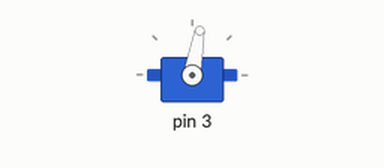
Recording of a sketch running on a simulated Arduino Uno, built with avr-gcc and run on an emulated ATmega328P. Parts: servo. Random numbers use the default seed unless the sketch sets one.

Above: at 0.1 s.
At 30.1 s:
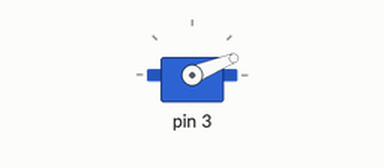
At 65.1 s:
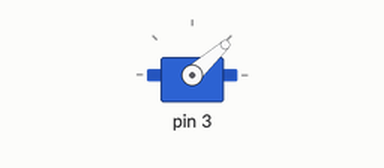
At 125.1 s:
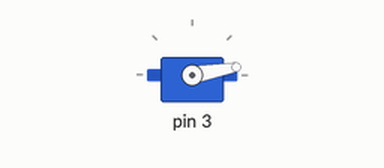
Timing chart, 0 to 126.6 s (numbered marks = the images above):
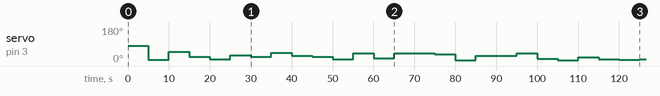

The sketch:

RadMotor.ino
```cpp
#include <Servo.h>

class radMotor {
    private:
    Servo radServo;
    int pin = 13;
    int angle = 80;
    unsigned long oldtime = 0;
    int randomSpeed = 80;
    bool isOn = false;

    public:
    radMotor(){}


      void begin( int _pin, int _angle) {
        pin = _pin;
        pinMode(pin, OUTPUT);
        radServo.attach(pin);
        angle = _angle;
        oldtime = millis();

      }

    void close() {
      radServo.write(90);
      isOn = false;
    }

    void open() {
      if ( ( millis() - oldtime) > 5000) {
        oldtime = millis();

        randomSpeed = random(0, 50);
      }

      radServo.write(randomSpeed);
      isOn = true;
    }

    bool getOn() {
      return isOn;
    }
};
```

IRsensor.ino
```cpp
class IRsensor {
  private:
  int pin;
  bool wasOnderbroken;
  unsigned long laatstOnderbroken = 0;
  const int DEBOUNCE_TIME = 10;

  bool wordtOnderbroken() {
      return (wasOnderbroken == false && isOnderbroken() == true);
    }

    public:
    IRsensor(int _pin) {
      pinMode(_pin, INPUT_PULLUP);
      pin = _pin;
      wasOnderbroken = false;
    }

      bool isOnderbroken() {
      return !digitalRead(pin);
    }

    void update() {
      Serial.println(digitalRead(pin));
      wasOnderbroken = isOnderbroken();
    }
};
```

Led.ino
```cpp
class Led {
  private:
    int pin = 9;
    int ledStatus = LOW;
    bool isAan = false;

  public:
    Led(int _pin) {
      pin = _pin;
      pinMode(pin, OUTPUT);
      on();
      off();
    }
    void on() {
      digitalWrite(pin, HIGH);
    }
    void off() {
      digitalWrite(pin, LOW);
    }
};
```

SensorPoort.ino
```cpp
#include <Servo.h>

class SensorPoort {
   private:
    Servo sensorServo;
    int pin = 4;
    int gradenOpen = 90;
    int gradenDicht = 0;
    bool isOpen = false;

    public:
    SensorPoort(){}

      void begin ( int _pin, int _gradenOpen, int _gradenDicht) {
        pin = _pin;
        pinMode(pin, OUTPUT);
        sensorServo.attach(pin);
        gradenOpen = _gradenOpen;
        gradenDicht = _gradenDicht;
        sluit();
      }

    void sluit() {
      sensorServo.write(gradenDicht);
      isOpen = false;
    }

    void open() {
      sensorServo.write(gradenOpen);
      isOpen = true;
    }

    bool getOpen() {
      return isOpen;
    }
};
```

_main.ino
```cpp
#include <Arduino_JSON.h>

radMotor servoRad = radMotor();
SensorPoort servoPoort = SensorPoort();

IRsensor poortDetector = IRsensor(7);
IRsensor LEDSensorL = IRsensor(8);
IRsensor LEDSensorR = IRsensor(6);

Led LEDRood = Led(9);
Led LEDGroen = Led(10);


unsigned long poortTime = 0;
unsigned long LedRoodTime = 0;

void setup() {
  Serial.begin(9600);

 servoPoort.begin(2, 0, 90);
 servoPoort.open();

 servoRad.begin(3,80);
 servoRad.open();
}


void loop() {


// servo van rad
servoRad.open();

//servo van Poort & IR sensor van poort
poortDetector.update();

  if(poortDetector.isOnderbroken() && servoPoort.getOpen()){
    servoPoort.sluit();
  }

  if(millis() - poortTime > 3000) {
    poortTime = millis();
    servoPoort.open();

  }

//LED linkerzijde baan & IR sensor van LED
LEDSensorL.update();

  if(LEDSensorL.isOnderbroken()) {
    LEDRood.on();
  }

  else {
    LEDRood.off();
  }

//LED rechterzijde baan & IR sensor van LED
LEDSensorR.update();

  if(LEDSensorR.isOnderbroken()) {
    LEDGroen.on();
  }

  else {
    LEDGroen.off();
  }

 // servoRad.close();

  }
;
```

Measured:
- by itself, servo on pin 3: 80° → 7° at 5.0 s, → 49° 5.0 s later, → 23° 5.0 s later, → 8° 5.0 s later, … (24 changes in this stretch)
